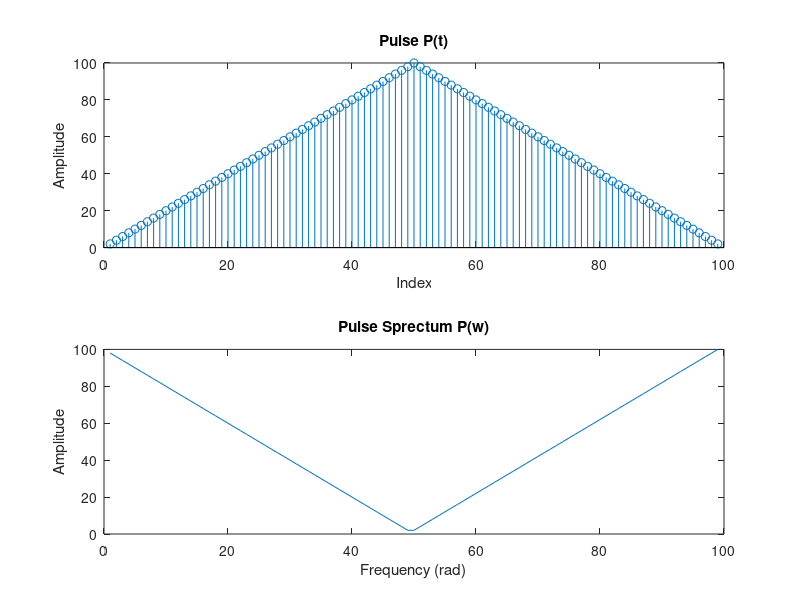
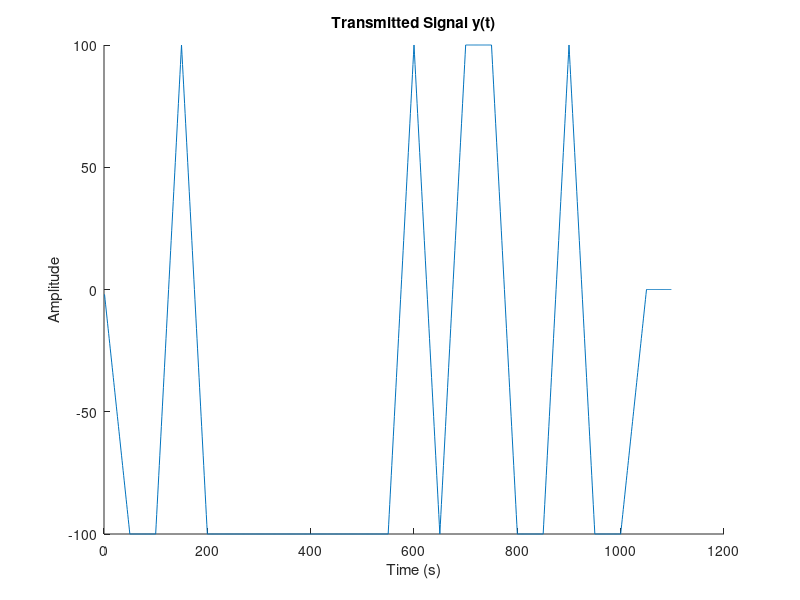
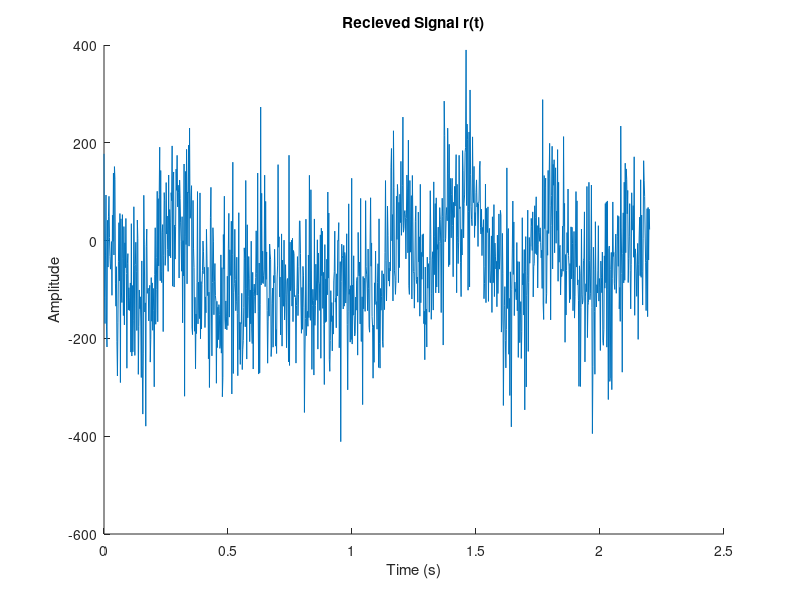
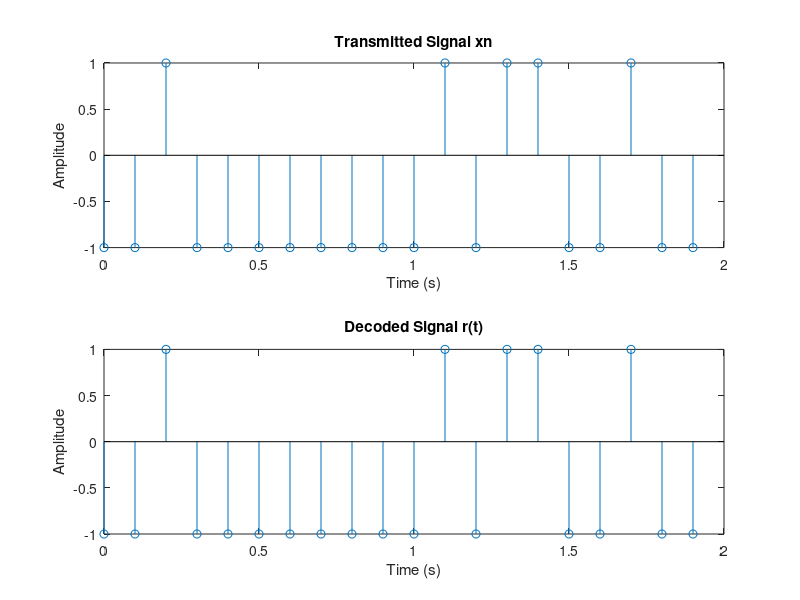

Write the MATLAB code that produced these figures, in order.
%% Signals and Systems Matlab Homework #6
%% Introduction
% * Author:                   Will Burgess, 
% * Class:                    ESE 351
% * Date:                     Created 3/25/2024, Last Edited 2/2/2024
%% Housekeeping
close all
clear
clc
%% Part  1: Create Binary PAM System
%% Generate Input Signal and Add Noise Factor
Tp = 0.1; % Half pulse width
sample_period = Tp/50; % dt, pulse and recieve sample period
sample_freq = 1/sample_period; % Frequency of pulse and recieve signal 

bit_rate = 1/(Tp); %Fb, frequency of bits sent out
bit_period = 1/bit_rate; % Ts, Time between bits sent out

rect = ones(1,50);
pulse = 2 * conv(rect, rect);
pulse_fft = fftshift(pulse);

%figure, hold on
% subplot(3,1,1),stem(x);
% subplot(3,1,2),plot(n);
% subplot(3,1,3),plot(r); 
%stem(pulse);
%plot(mag2db(abs(pulse_fft)));
%hold off

N = 20;

maxTime = N * bit_period;

xn = 2 * ((rand(1, N) > 0.5) - 0.5);
a = 0;
imp_train = zeros(1,N * bit_period * sample_freq);
for k = 1:length(imp_train)
    if mod(k - 1, sample_freq * bit_period) == 0
    a = a + 1;
    imp_train(k) = xn(a);
    else
    imp_train(k) = 0;    
    end
end

sampleTimes = 0:sample_period:(N*bit_period)-sample_period;

y = conv(imp_train,pulse);
% figure, subplot (2,1,1),plot(y)
% subplot(2,1,2),stem(xn)

sigma = 1;
noise = sigma * max(y) * randn(1,length(y));
r = y + (noise * sigma);

%figure,plot(r)
%% Part f:  Create various outputs

% i, p(t), p(w)
figure, hold on
subplot(2,1,1);
stem(pulse)
ylabel('Amplitude')
xlabel('Index')
title('Pulse P(t)')

subplot(2,1,2)
plot(pulse_fft)
ylabel('Amplitude')
xlabel('Frequency (rad)')
title('Pulse Sprectum P(w)')
hold off

times = linspace(0, maxTime + 2 * Tp, length(y));

% ii, y(t)
figure, hold on
plot(y)
ylabel('Amplitude')
xlabel('Time (s)')
title('Transmitted Signal y(t)')
hold off

% iii, r(t)
figure, hold on
plot(times,r)
ylabel('Amplitude')
xlabel('Time (s)')
title('Recieved Signal r(t)')
hold off

% iv, Sent Messave vs. decoded message
times_sent = 0:bit_period:2-bit_period;
figure, hold on
subplot(2,1,1)
stem(times_sent,xn)
ylabel('Amplitude')
xlabel('Time (s)')
title('Transmitted Signal xn')
subplot(2,1,2)

filtered = conv(r,pulse);

decoded = zeros(length(N));
a = 0;
pulselen= length(pulse)
filterlen= length(filtered)


for i = 100:50:length(filtered)-100
    if(filtered(i) > 0)
        a = a + 1;
    decoded(a) = 1;
    else
       a = a + 1;
       decoded(a) = -1;
    end
end

stem(times_sent,decoded);
ylabel('Amplitude')
xlabel('Time (s)')
title('Decoded Signal r(t)')
hold off
%% Part 2: Performance Test
